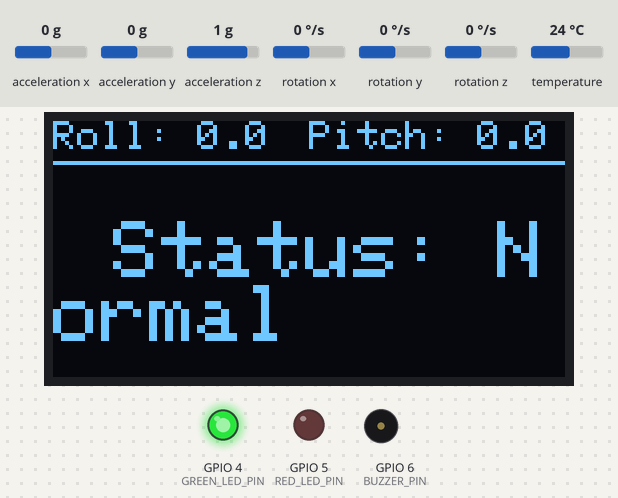
A sketch run on a simulated ESP32-S3. Parts: 128×64 one-colour display, output pins drawn as LEDs (lit = HIGH), buzzer (waves = sounding). Inputs (shaded band) come from the test bench; at power-on: rotation x 0 °/s, acceleration x 0 g, acceleration z 1 g, acceleration y 0 g, rotation y 0 °/s, rotation z 0 °/s, temperature 24 °C. What the sketch prints to the serial monitor is not drawn.

Above: at 2.2 s.
2.3 s: rotation x set to -45 °/s
At 2.48 s:
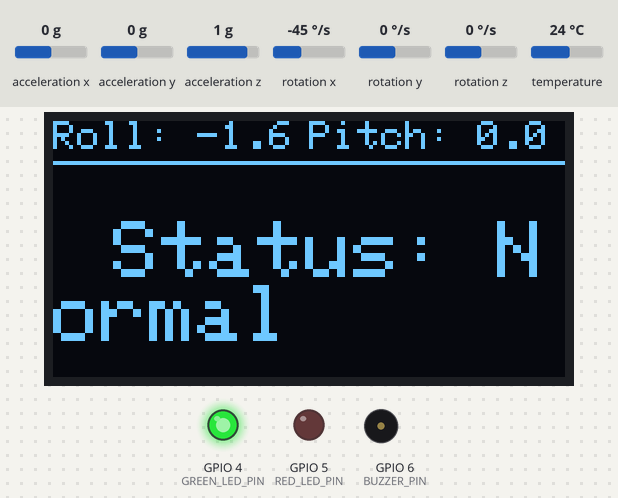
4.7 s: rotation x set to -57 °/s
At 5.52 s:
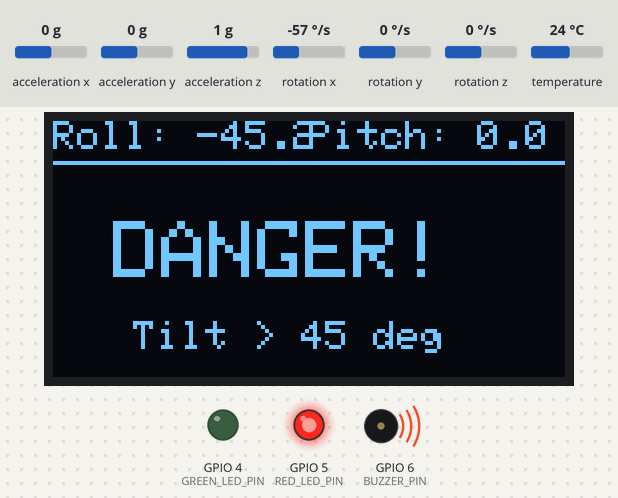
7.7 s: acceleration x set to -1.4 g
At 8.08 s:
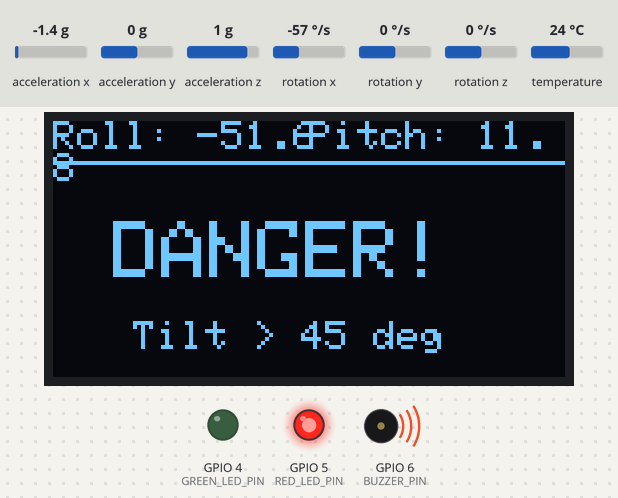
9.4 s: acceleration z set to 1.4 g
At 10.72 s:
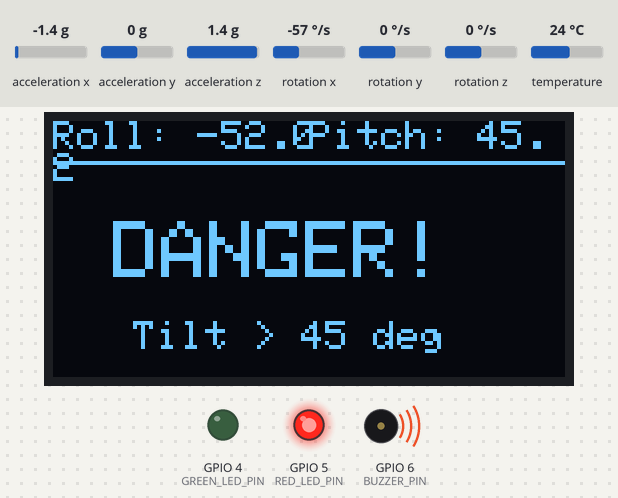
10.9 s: acceleration y set to -0.8 g
At 11.07 s:
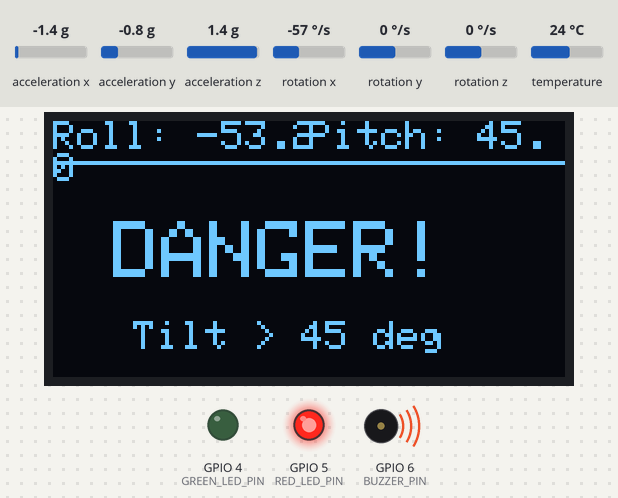
12.4 s: rotation y set to -192 °/s
At 12.59 s:
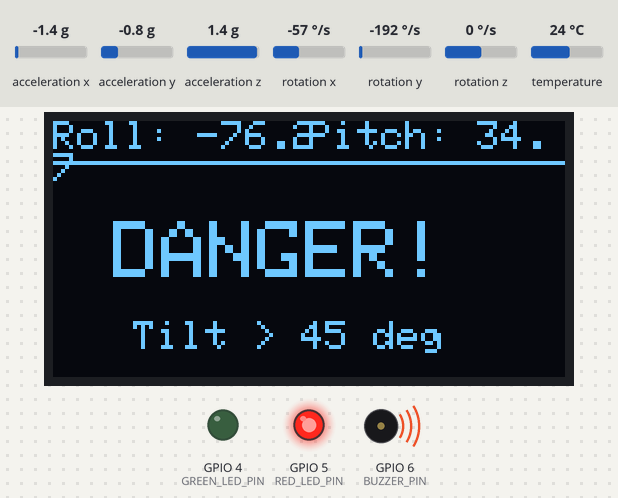
Timing chart, 0 to 14.9 s (numbered marks = the images above; inputs shaded):
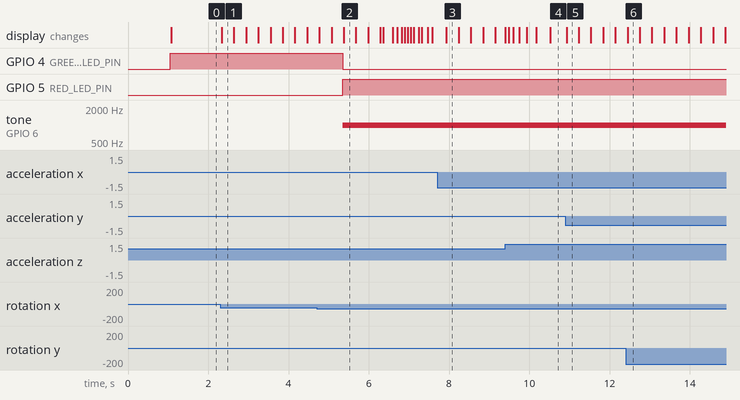

The sketch:

sketch.ino
```cpp
#include <Wire.h>
#include <Adafruit_MPU6050.h>
#include <Adafruit_Sensor.h>
#include <Adafruit_GFX.h>
#include <Adafruit_SSD1306.h>

#define I2C_SDA         8
#define I2C_SCL         9
#define GREEN_LED_PIN   4
#define RED_LED_PIN     5
#define BUZZER_PIN      6

#define SCREEN_WIDTH    128
#define SCREEN_HEIGHT   64
#define TILT_THRESHOLD  45.0f
#define ALPHA           0.96f

Adafruit_MPU6050 mpu;
Adafruit_SSD1306 display(SCREEN_WIDTH, SCREEN_HEIGHT, &Wire, -1);

float roll = 0.0f, pitch = 0.0f;
uint32_t lastMicros = 0;

void setup() {
  Serial.begin(115200);
  Wire.begin(I2C_SDA, I2C_SCL);

  if (!mpu.begin()) {
    Serial.println("Failed to find MPU6050 chip");
    while (1) delay(10);
  }
  mpu.setAccelerometerRange(MPU6050_RANGE_8_G);
  mpu.setGyroRange(MPU6050_RANGE_500_DEG);
  mpu.setFilterBandwidth(MPU6050_BAND_21_HZ);

  if (!display.begin(SSD1306_SWITCHCAPVCC, 0x3C)) {
    Serial.println(F("SSD1306 allocation failed"));
    for (;;);
  }
  display.clearDisplay();
  display.setTextSize(1);
  display.setTextColor(SSD1306_WHITE);
  display.setCursor(0, 0);
  display.println("System Initialized");
  display.display();
  delay(1000);

  pinMode(GREEN_LED_PIN, OUTPUT);
  pinMode(RED_LED_PIN, OUTPUT);
  pinMode(BUZZER_PIN, OUTPUT);

  lastMicros = micros();
}

void loop() {
  sensors_event_t a, g, temp;
  mpu.getEvent(&a, &g, &temp);

  uint32_t now = micros();
  float dt = (now - lastMicros) * 1e-6f;
  lastMicros = now;

  float accRoll  = atan2(a.acceleration.y, a.acceleration.z) * 57.2958f;
  float accPitch = atan2(-a.acceleration.x,
                         sqrt(a.acceleration.y * a.acceleration.y +
                              a.acceleration.z * a.acceleration.z)) * 57.2958f;


  float gyroRollRate  = g.gyro.x * 57.2958f; // rad/s -> deg/s
  float gyroPitchRate = g.gyro.y * 57.2958f;

  roll  = ALPHA * (roll  + gyroRollRate  * dt) + (1 - ALPHA) * accRoll;
  pitch = ALPHA * (pitch + gyroPitchRate * dt) + (1 - ALPHA) * accPitch;


  bool danger = (fabs(roll) > TILT_THRESHOLD || fabs(pitch) > TILT_THRESHOLD);

  if (danger) {
    digitalWrite(GREEN_LED_PIN, LOW);
    digitalWrite(RED_LED_PIN, HIGH);
    tone(BUZZER_PIN, 1000);
    updateDisplay("DANGER!", "Tilt > 45 deg");
  } else {
    digitalWrite(GREEN_LED_PIN, HIGH);
    digitalWrite(RED_LED_PIN, LOW);
    noTone(BUZZER_PIN);
    updateDisplay("Status: Normal", "");
  }

  Serial.printf("Roll: %.2f | Pitch: %.2f\n", roll, pitch);
  delay(10);
}

void updateDisplay(String status, String details) {
  display.clearDisplay();
  display.setTextSize(1);
  display.setCursor(0, 0);
  display.print("Roll: ");
  display.print(roll, 1);
  display.setCursor(64, 0);
  display.print("Pitch: ");
  display.print(pitch, 1);

  display.drawLine(0, 10, 127, 10, SSD1306_WHITE);

  display.setTextSize(2);
  display.setCursor(15, 25);
  display.print(status);

  display.setTextSize(1);
  display.setCursor(20, 50);
  display.print(details);
  display.display();
}
```

Measured:
- the behaviour switches between -51 and -52 °/s on rotation x (found by bisection; images 1 and 2)
- after the input at 2.3 s, the display: changes at once (image 1)
- after the input at 4.7 s, GPIO 4 (GREEN_LED_PIN): HIGH → LOW after 0.65 s; GPIO 5 (RED_LED_PIN): LOW → HIGH after 0.65 s; tone on GPIO 6 (BUZZER_PIN): silent → 1000 Hz after 0.65 s
